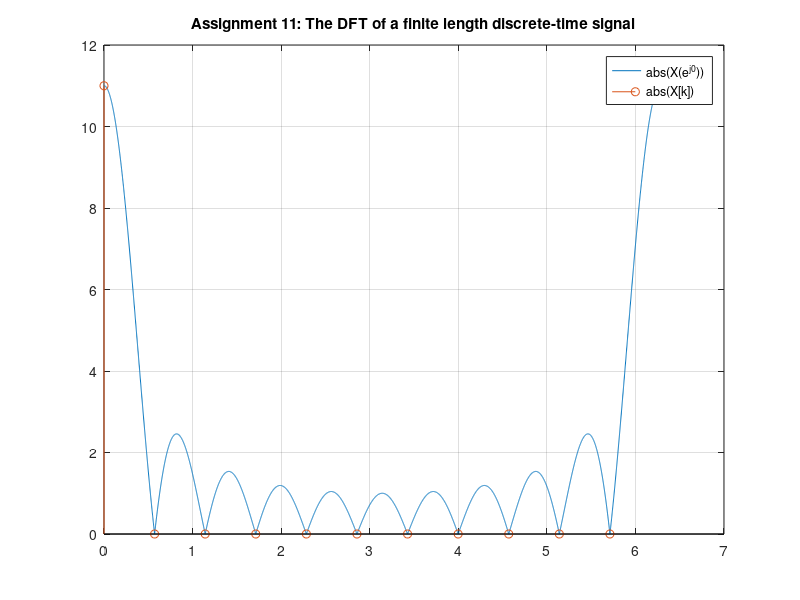
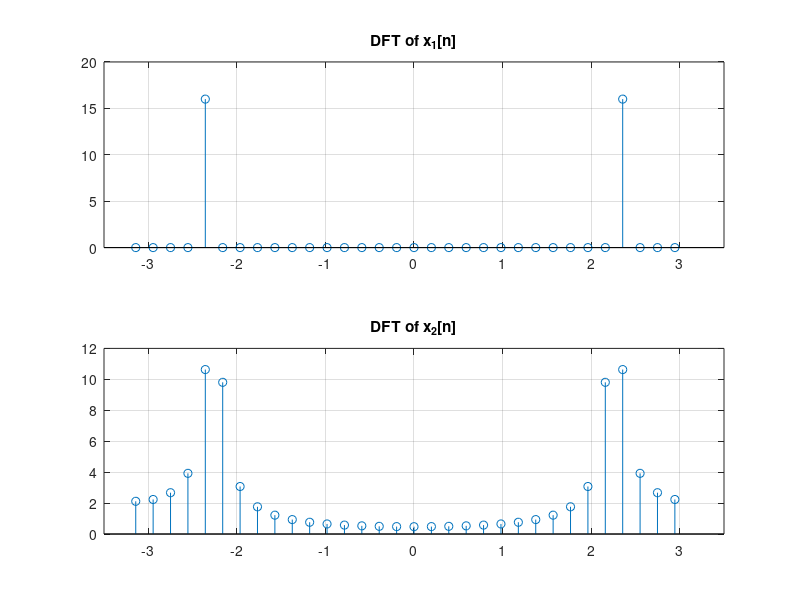
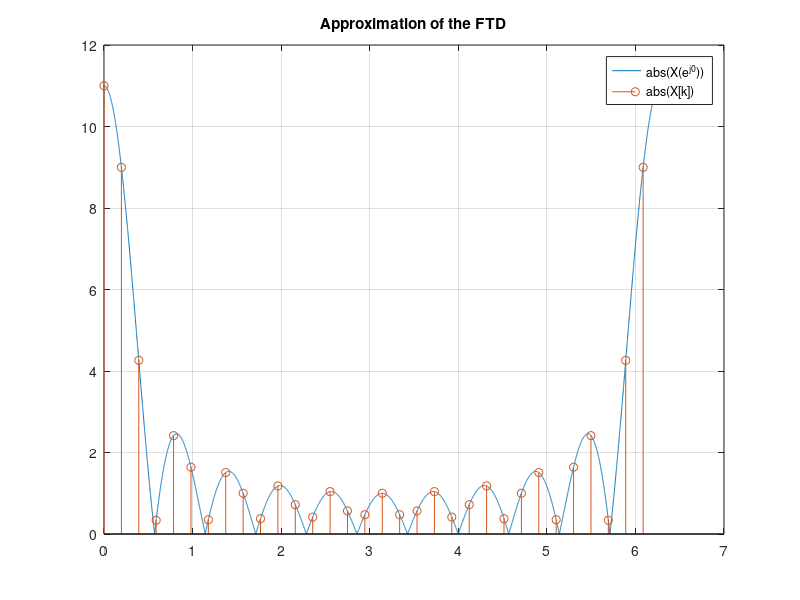
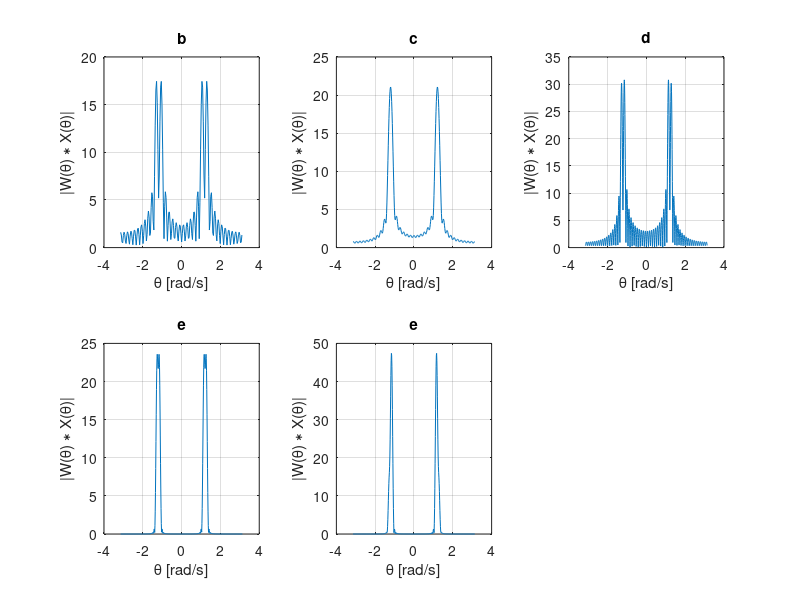

Here is the MATLAB script that generated these plots, in order: (Note: this script raises an error after producing the figures.)
clear all; close all;

%% Assignment 11: The DFT of a finite length discrete-time signal
figure('NumberTitle', 'off', 'Name', 'Assignment 11: The DFT of a finite length discrete-time signal');
theta = 0:0.001:2*pi;
A = 1; K1 = 11/2; K2 = 1/2; K3 = 0;
X = A.*sin(K1.*theta)./sin(K2.*theta).*exp(-1j*K3.*theta);
plot(theta,abs(X));
grid on;
hold on;
Na = 11;
xn = ones(1,11);
Xn = fft(xn,Na);
n = 0:2*pi/Na:(Na-1)/Na*2*pi;
stem(n,abs(Xn));
legend('abs(X(e^{j0}))', 'abs(X[k])');
title('Assignment 11: The DFT of a finite length discrete-time signal');

%% Assignment 12: Spectrum of a sine wave of different frequencies
clear all;
figure('NumberTitle', 'off', 'Name', 'Assignment 12: Spectrum of a sine wave of different frequencies');
Na = 32;
f1 = 8; f2 = 9; fs = 64;
theta1 = 2*pi*f1/fs; theta2 = 2*pi*f2/fs;
n = 0:(Na-1);
x1n = sin(theta1.*n); x2n = sin(theta2.*n);
X1n = fft(x1n); X2n = fft(x2n);
theta = -pi:2*pi/Na:(Na-1)/Na*pi;
subplot(2,1,1);
stem(theta,abs(X1n));
title('DFT of x_{1}[n]');
grid on;
xlim([-3.5,3.5]);
subplot(2,1,2);
stem(theta,abs(X2n));
grid on;
title('DFT of x_{2}[n]');
xlim([-3.5,3.5]);

%This can be prevented by making the sample frequency in such a way that
%all the frequencies in the spectrum are a multiple of the frequency

%% Assignment 13: Approximation of the FTD
figure('NumberTitle', 'off', 'Name', 'Assignment 13: Approximation of the FTD');
theta = 0:0.001:2*pi;
A = 1; K1 = 11/2; K2 = 1/2; K3 = 0;
X = A.*sin(K1.*theta)./sin(K2.*theta).*exp(-1j*K3.*theta);
plot(theta,abs(X));
grid on;
hold on;
N = 32;
xn = ones(1,11);
Xn = fft(xn,N);
n = 0:2*pi/N:(N-1)/N*2*pi;
stem(n,abs(Xn));
legend('abs(X(e^{j0}))', 'abs(X[k])');
title('Approximation of the FTD');

%% Assignment 14: Calculating the minimum resolution of a spectrumclear all;
%b) 
figure('NumberTitle', 'off', 'Name', 'Assignment 14: Calculating the minimum resolution of a spectrum');
f1 = 175; f2 = 200; fs = 1000;
theta1 = 2*pi*f1/fs; theta2 = 2*pi*f2/fs;
Na = ceil(0.89*2*pi/abs(theta1-theta2));
n = 0:Na-1;
xn = sin(theta1.*n) + sin(theta2.*n);
Nplot = 5*Na;
Xn = fft(xn,Nplot);
theta = -pi:2*pi/Nplot:(pi-1/Nplot*2*pi);%0:2*pi/Nplot:((Nplot)-1)/(Nplot)*2*pi;
%theta(length(theta)/2:end) = theta(length(theta)/2:end) - 2*pi;
subplot(2,3,1);
plot(theta,fftshift(abs(Xn)));
title('b');
xlabel('\theta [rad/s]');
ylabel('|W(\theta) \ast X(\theta)|');
grid on;
%c)
f1 = 185; f2 = 200; fs = 1000;
theta1 = 2*pi*f1/fs; theta2 = 2*pi*f2/fs;
subplot(2,3,2);
xn = sin(theta1.*n) + sin(theta2.*n);
Nplot = 10*Na;
Xn = fft(xn,Nplot);
theta = -pi:2*pi/Nplot:(pi-1/Nplot*2*pi);%0:2*pi/Nplot:((5*Nplot)-1)/(5*Nplot)*2*pi;
plot(theta,fftshift(abs(Xn)));
title('c')
xlabel('\theta [rad/s]');
ylabel('|W(\theta) \ast X(\theta)|');
grid on;
%d)
f1 = 185; f2 = 200; fs = 1000;
theta1 = 2*pi*f1/fs; theta2 = 2*pi*f2/fs;
Nb = ceil(0.89*2*pi/abs(theta1-theta2));
n = 0:Nb-1;
xn = sin(theta1.*n) + sin(theta2.*n);
Nplot = 1000;
Xn = fft(xn,Nplot);
theta = -pi:2*pi/Nplot:(pi-1/Nplot*2*pi);
subplot(2,3,3);
plot(theta,fftshift(abs(Xn)));
title('d');
xlabel('\theta [rad/s]');
ylabel('|W(\theta) \ast X(\theta)|');
grid on;

%e)
f1 = 185; f2 = 200; fs = 1000;
theta1 = 2*pi*f1/fs; theta2 = 2*pi*f2/fs;
Nc = ceil(1.44*2*pi/abs(theta1-theta2));
n = 0:Nc-1;
wn = (1-cos(2*pi/Nc.*n))/2;
xn = sin(theta1.*n) + sin(theta2.*n);
xn = wn.*xn;
Nplot = 5*Nc;
Xn = fft(xn,Nplot);
theta = -pi:2*pi/Nplot:(pi-1/Nplot*2*pi);%theta = 0:2*pi/Nplot:((5*Nplot)-1)/(5*Nplot)*2*pi;
subplot(2,3,4);
plot(theta,fftshift(abs(Xn)));
title('e');
xlabel('\theta [rad/s]');
ylabel('|W(\theta) \ast X(\theta)|');
grid on;

%f)
f1 = 185; f2 = 200; fs = 1000;
theta1 = 2*pi*f1/fs; theta2 = 2*pi*f2/fs;
Nc = ceil(1.44*2*pi/abs(theta1-theta2));
n = 0:Nc-1;
wn = (1-cos(2*pi/Nc.*n));
xn = sin(theta1.*n) + 0.35*sin(theta2.*n);
xn = wn.*xn;
Nplot = 5*Nc;
Xn = fft(xn,Nplot);
theta = -pi:2*pi/Nplot:(pi-1/Nplot*2*pi);%theta = 0:2*pi/Nplot:((5*Nplot)-1)/(5*Nplot)*2*pi;
subplot(2,3,5);
plot(theta,fftshift(abs(Xn)));
xlabel('\theta [rad/s]');
ylabel('|W(\theta) \ast X(\theta)|');
grid on;
title('e');

%% Assignment 16: Frequency plots of LPF
clear all;

for N = [5 11 101]
    n = -(N-1)/2:1:(N-1)/2;
    hn = 0.5 * sinc(pi.*n/2);
    figure('NumberTitle', 'off', 'Name', sprintf('Assignment 16, N = %d', N));
    freqz(hn);
    title(sprintf('Spectrum of LPF of size %d',N));
end

%% Assignment 17: Filter design for audio signals 1
clear all;
[y, fs] = audioread('audio_sin.wav ');
Y = fft(y);
N = length(y);
thetan = -pi:2*pi/(N-1):pi;
figure('NumberTitle', 'off', 'Name', 'Assignment 17');
plot(thetan/2/pi*fs,abs(fftshift(Y))); %fa = 8820Hz
xlabel('frequency [Hz]');
ylabel('|X(\theta)|');
grid on;
load('bandstopfilter.mat');
yn = conv(y,Num);
audiowrite('new.wav',yn./max(yn),fs);
